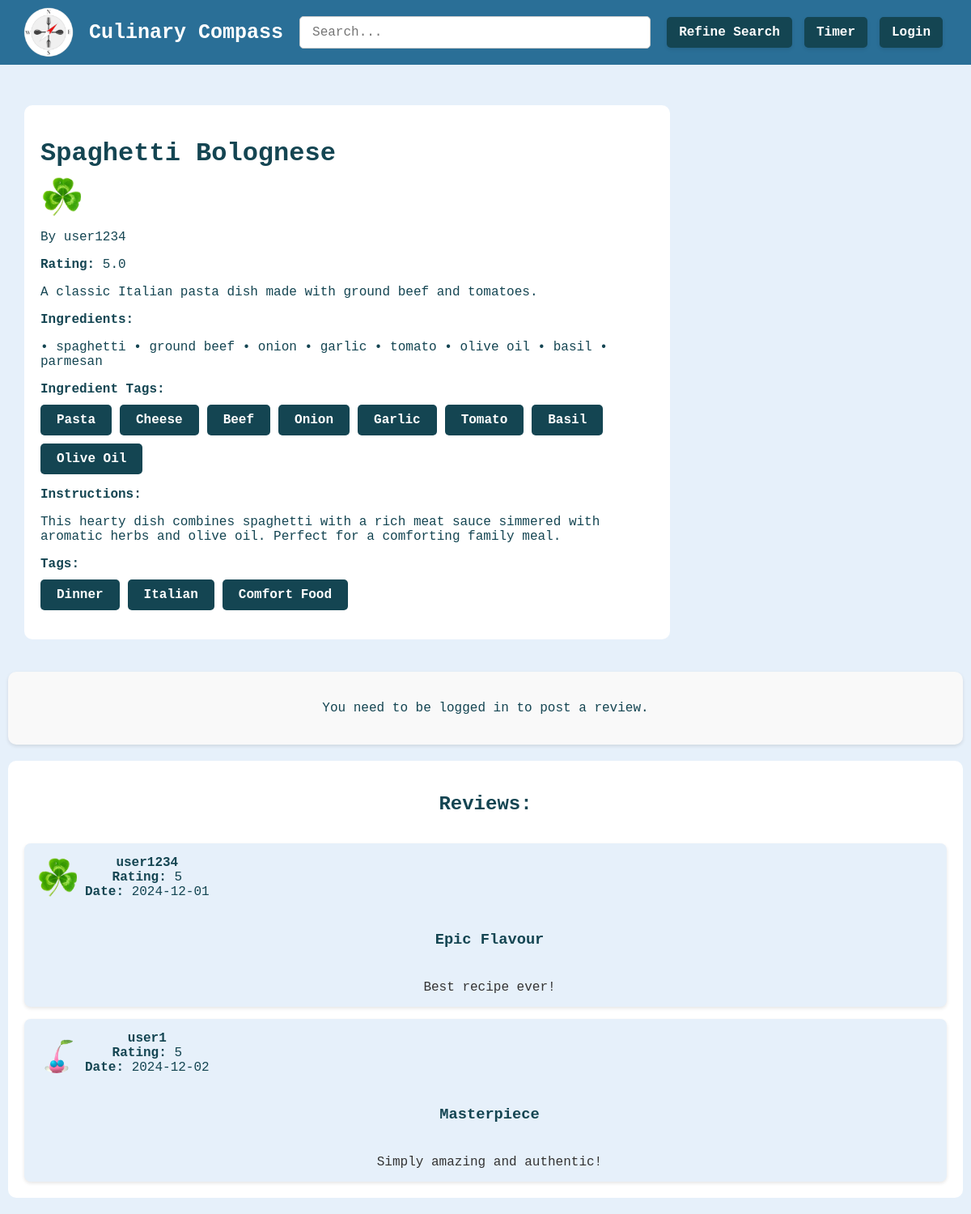
The app's page /recipe/1, older data.
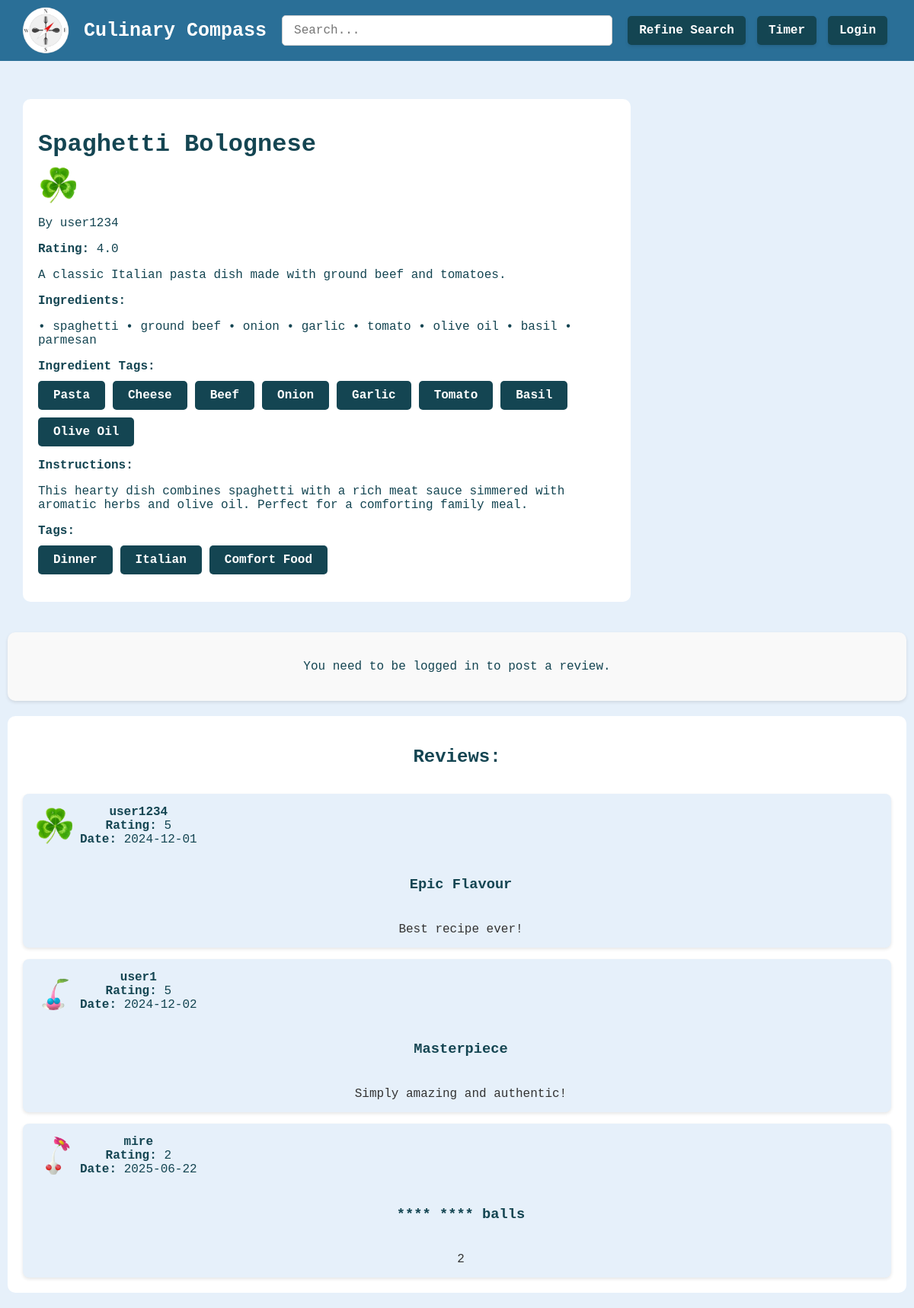
The same page, newer data.
### tables this page shows
CREATE TABLE recipes (
        id INTEGER PRIMARY KEY AUTOINCREMENT,
        user_id INTEGER NOT NULL,
        title TEXT NOT NULL,
        intro TEXT,
        ingredient_list TEXT,
        ingredient_tags TEXT,
        instructions TEXT,
        tags TEXT,
        rating REAL,
        image TEXT
    );

CREATE TABLE reviews (
        id INTEGER PRIMARY KEY AUTOINCREMENT,
        recipe_id INTEGER NOT NULL,
        user_id INTEGER NOT NULL,
        rating INTEGER NOT NULL,
        review TEXT,
        title TEXT,
        date TEXT NOT NULL,
        profile_picture TEXT,
        FOREIGN KEY (recipe_id) REFERENCES recipes(id) ON DELETE CASCADE,
        FOREIGN KEY (user_id) REFERENCES users(id) ON DELETE CASCADE
    );

CREATE TABLE users (
        id INTEGER PRIMARY KEY AUTOINCREMENT,
        username TEXT NOT NULL UNIQUE,
        password TEXT NOT NULL,
        profile_picture TEXT NOT NULL,
        is_admin INTEGER DEFAULT 0
    );

### MW aaaaa/app.py (the view, shortened to what this page needs)
@app.route('/recipe/<int:recipe_id>', methods=['GET', 'POST'])
def recipe_page(recipe_id):
    connection = get_db_connection()
    cursor = connection.cursor()
    connection.execute("PRAGMA foreign_keys = ON;")
    query_recipe = '''
    SELECT recipes.*, users.username AS writer_username, users.id AS writer_id, users.profile_picture AS writer_pic
    FROM recipes
    JOIN users ON recipes.user_id = users.id
    WHERE recipes.id = ?
    '''
    recipe = connection.execute(query_recipe, (recipe_id,)).fetchone()
    query_reviews = '''
    SELECT users.username, reviews.*, reviews.title AS review_title
    FROM reviews
    JOIN users ON reviews.user_id = users.id
    WHERE reviews.recipe_id = ?
    '''
    reviews = connection.execute(query_reviews, (recipe_id,)).fetchall()
    is_favourited = False
    user_review = None
    if 'user_id' in session:
        user_id = session['user_id']
        is_favourited = cursor.execute("SELECT 1 FROM favourites WHERE recipe_id = ? AND user_id = ?", (recipe_id, user_id)).fetchone() is not None
        user_review = cursor.execute(
            "SELECT * FROM reviews WHERE recipe_id = ? AND user_id = ?",
            (recipe_id, user_id)
        ).fetchone()
        query_annotations = '''
        SELECT annotations.highlighted_text, annotations.annotation_text
        FROM annotations
        JOIN users ON annotations.user_id = users.id
        WHERE annotations.recipe_id = ? AND annotations.user_id = ?
        '''
        annotations = connection.execute(query_annotations, (recipe_id, user_id)).fetchall()
    else:
        annotations = []
    connection.close()
    if recipe:
        tags_dict = json.loads(recipe['tags'])
        tags = []
        for tag_list in tags_dict.values():
            tags.extend(tag_list)
        ingredient_tags_dict = json.loads(recipe['ingredient_tags'])
        ingredient_tags = []
        for tag_list in ingredient_tags_dict.values():
            ingredient_tags.extend(tag_list)
        recipe_data = {
            "writer_username": recipe['writer_username'],
            "writer_id": recipe['writer_id'],
            "writer_pic": recipe['writer_pic'],
            "id": recipe['id'],
            "title": recipe['title'],
            "instructions": recipe['instructions'],
            "intro": recipe['intro'],
            "ingredient_list": recipe['ingredient_list'],
            "ingredient_tags": ingredient_tags,
            "tags": tags,
            "rating": recipe['rating'] if reviews else "N/A",
            "image": recipe['image'],
            "annotations": [
                {
                    "highlighted_text": a['highlighted_text'],
                    "annotation_text": a['annotation_text']
                } for a in annotations
            ],
            "reviews": [
                {
                    "user_id": r['user_id'],
                    "username": r['username'],
                    "profile_picture": r['profile_picture'],
                    "review_title": r['review_title'],
                    "review": r['review'],
                    "rating": r['rating'],
                    "date": r['date']
                } for r in reviews
            ]
        }
        recipe_data["instructions"] = highlight_text(recipe_data["instructions"], recipe_data["annotations"])
        return render_template('recipepage.html', recipe=recipe_data, tags=tags, ingredient_tags=ingredient_tags, is_favourited=is_favourited, user_review=user_review)
    else:
        return "Page not found", 404

### MW aaaaa/app.py (called while the page is built)
def get_db_connection():
    connection = sqlite3.connect('my-database.db')
    connection.row_factory = sqlite3.Row
    return connection

def highlight_text(instructions, annotations):
    for i, ann in enumerate(annotations):
        pattern = re.escape(ann['highlighted_text'])
        replacement = f'<mark class="highlighted-text" id="highlight-{i}" data-index="{i}">{ann["highlighted_text"]}</mark>'
        instructions = re.sub(pattern, replacement, instructions, count=1)
    return Markup(instructions)

### MW aaaaa/templates/recipepage.html (shortened to what the changed rows need)
{% extends 'base.html' %}
{% block content %}
    <div class="content-wrapper">
        <div class="recipe-info">
            <h1>{{ recipe['title'] }}</h1>
            <a href="{{ url_for('profile', user_id=recipe['writer_id']) }}">
                <img src="{{ url_for('static', filename=recipe['writer_pic'] if recipe['writer_pic'] else 'images/default_profile.png') }}" alt="Profile Picture" class="profile-pic">
                <p>By {{ recipe['writer_username'] }}</p>
            </a>
            <p><strong>Rating:</strong> <span class="rating">{{ recipe['rating'] }}</span></p>
            <p> {{ recipe['intro']}}</p>
            <p><strong>Ingredients:</strong></p>
            <p> {{ recipe['ingredient_list']}}</p>
            <p><strong>Ingredient Tags:</strong></p>
                <div class="recipe-tags">
                    {% for tag in ingredient_tags %}
                        <a href="{{ url_for('search') }}?tags={{ tag }}" class="dark-button">{{ tag }}</a>
                    {% endfor %}
                </div>
            <p><strong>Instructions:</strong></p>
            <div id="recipe-instructions">
                <p id="instructions-text">{{ recipe['instructions']|safe }}</p>
            </div>
            <p><strong>Tags:</strong>
                <form method="POST">
                    <div class="recipe-tags">
                        {% for tag in recipe['tags'] %}
                            <a href="{{ url_for('search') }}?tags={{ tag }}" class="dark-button">{{ tag }}</a>
                        {% endfor %}
                    </div>
                </form>
            </p>
        </div>
    </div>
    <div class="reviews-section">
        <h2>Reviews:</h2>
        {% for review in recipe['reviews'] %}
            <div class="review">
                <div class="profile">
                    <img src="{{ url_for('static', filename=review['profile_picture'] if review['profile_picture'] else 'images/default_profile.png') }}" alt="Profile Picture" class="profile-pic">
                    <div class="review-header">
                        <p><strong>{{ review['username'] }}</strong></p>
                        <p><strong>Rating:</strong> {{ review['rating'] }}</p>
                        <p><strong>Date:</strong> {{ review['date'] }}</p>
                    </div>
                </div>
                <h3 class="review-title">{{ review['review_title'] }}</h3>
                <p class="review-text">{{ review['review'] }}</p>
            </div>
        {% else %}
            <p>No reviews available.</p>
        {% endfor %}
    </div>
{% endblock %}

Row changes from the older to the newer data that the page shows:
changed recipes "Spaghetti Bolognese": rating "5.0" → "4.0"
added reviews: profile_picture (picture), username "mire", rating "2", date "2025-06-22", review_title "**** **** balls", review "2"
